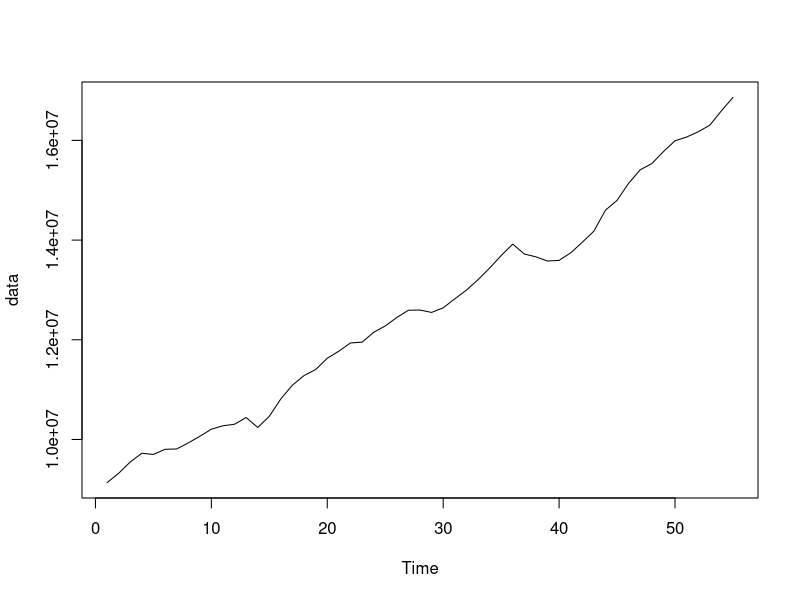
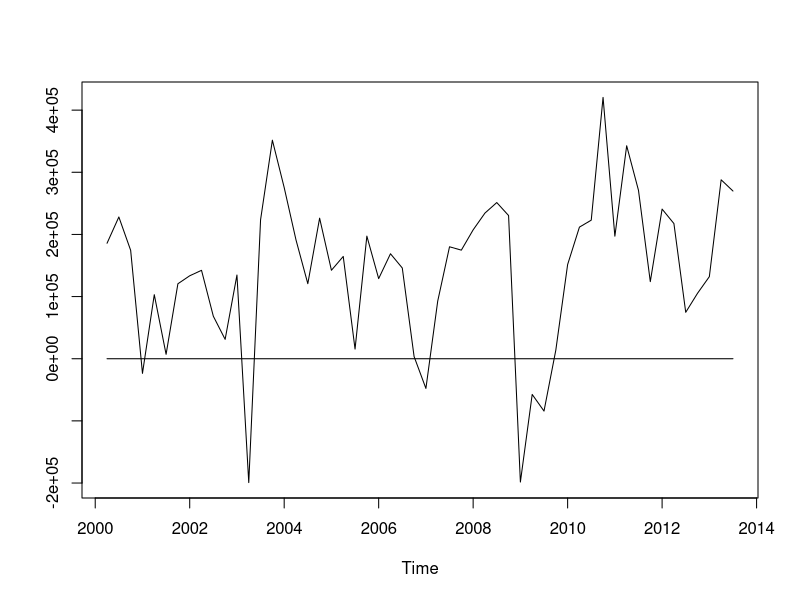

Here is the R script that generated these plots, in order:
#PRUEBAS DE ESTACIONARIEDAD
library(urca) #Contrastes

#Data
data = read.table(file = "Bases/PIB.txt")

ts.plot(data)

tsdata = ts(as.vector(as.matrix(data)),
             start=c(2000,1),
             frequency = 4)

ts.plot(diff(tsdata),1)
#---------------------------------------#
#Contrastes de Raiz Unitaria Ordinal
#Ho: Raiz Unitaria = No estacionaria
#Ha: No raiz unitaria = Estacionaria

#Si el valor calculado en valor absoluto es mayor que el valor critico se rechaza Ho
#Se tiene evidencia estadistica de que  no existe raiz unitaria
#---------------------------------------#

#----------Contraste de Dickey Fuller
adftest = ur.df(tsdata, 
                type = c("trend"),
                selectlags = c("BIC"))
summary(adftest)
#En este caso, no se rechaza la Ho, es decir, hay raiz unitaria.

#----------Phillips-Perron Unit Root Test
pptest = ur.pp(tsdata,
               type = c("Z-tau"),
               model = c("trend"),
               lags = c("short"))
summary(pptest)
#En este caso, no se rechaza la Ho, es decir, hay raiz unitaria

#Alta Potencia: quiebres estructurales
#----------Elliott, Rothenberg \& Stock Unit Root Test
erstest = ur.ers(tsdata,
                 type = "DF-GLS",
                 model = "trend",
                 lag.max = 4)
summary(erstest)
#En este caso, no se rechaza la Ho, es decir, hay raiz unitaria

#----------Zivot \& Andrews Unit Root Test
zatest = ur.za(tsdata, 
               model = "both", 
               lag = NULL)
summary(zatest)
#En este caso, no se rechaza la Ho, es decir, hay raiz unitaria

#-----------------------------------------#
#Contrastes de Raiz Unitaria Ordinal
#Ho: Estacionaria= No Raiz Unitaria
#Ha: No Estacionaria= Raiz Unitaria 
#----------Kwiatkowski et al. Unit Root Test
kpsstest = ur.kpss(tsdata,
                   type = "tau",
                   lags = "short")
summary(kpsstest)
#En este caso se rechaza Ho. Es decir, No es estacionaria. Es decir hay raiz unitaria.
